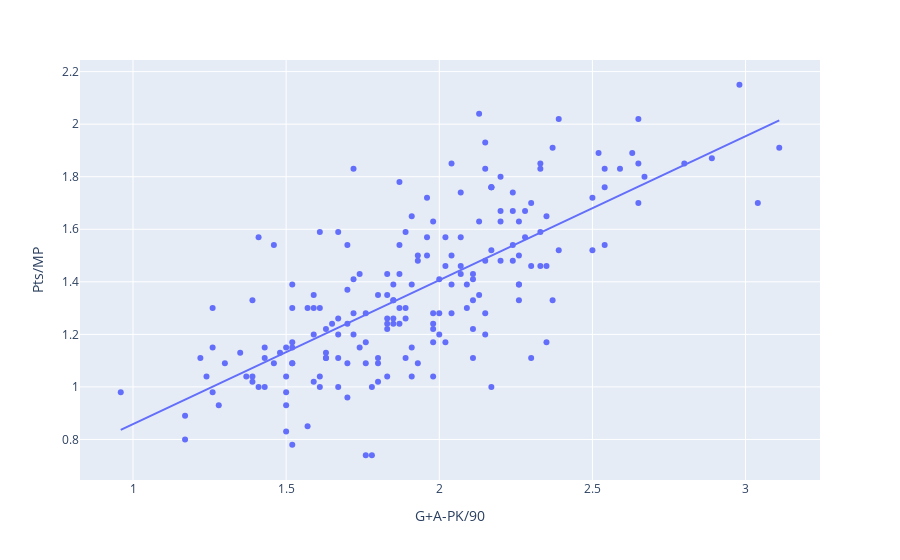

The cell this chart's notebook holds for it:
### Code cell
fig = px.scatter(overall_df_updated,x='G+A-PK/90',y='Pts/MP',hover_data=['Squad','Rk','year'],trendline='ols')
fig.show()

### Figure 1 — Plotly figure (JSON) as saved in the notebook; plotly's stock layout.template omitted (floating-point values rounded to 4 significant figures; data arrays with more than 128 entries replaced by an {"elided": "..."} marker saying what was removed)
{"data": [{"customdata": {"elided": "192x3 mixed values"}, "hovertemplate": "G+A-PK/90=%{x}<br>Pts/MP=%{y}<br>Squad=%{customdata[0]}<br>Rk=%{customdata[1]}<br>year=%{customdata[2]}<extra></extra>", "legendgroup": "", "marker": {"color": "#636efa", "symbol": "circle"}, "mode": "markers", "name": "", "orientation": "v", "showlegend": false, "type": "scatter", "x": {"elided": "192 float values"}, "xaxis": "x", "y": {"elided": "192 float values"}, "yaxis": "y"}, {"hovertemplate": "<b>OLS trendline</b><br>Pts/MP = 0.547964 * G+A-PK/90 + 0.310236<br>R<sup>2</sup>=0.520010<br><br>G+A-PK/90=%{x}<br>Pts/MP=%{y} <b>(trend)</b><extra></extra>", "legendgroup": "", "marker": {"color": "#636efa", "symbol": "circle"}, "mode": "lines", "name": "", "showlegend": false, "type": "scatter", "x": {"elided": "192 float values"}, "xaxis": "x", "y": {"elided": "192 float values"}, "yaxis": "y"}], "layout": {"legend": {"tracegroupgap": 0}, "margin": {"t": 60}, "xaxis": {"anchor": "y", "domain": [0, 1], "title": {"text": "G+A-PK/90"}}, "yaxis": {"anchor": "x", "domain": [0, 1], "title": {"text": "Pts/MP"}}}}
